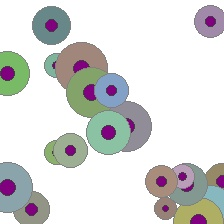
#> input picture test_images/sample.jpg, 224 x 224 px
$ python -i image_processor.py   (imports and definitions only)
#> lines starting #> are read from the running program, lines starting #| are printed output that depends on the picture
import cv2
import numpy as np
from typing import Tuple, List
from pathlib import Path

class ImageProcessor:
    def __init__(self):
        self.target_size = (224, 224)  # Standard input size for many CNN architectures

    def load_image(self, image_path: Path) -> np.ndarray:
        """Load and validate image"""
        image = cv2.imread(str(image_path))
        if image is None:
            raise ValueError(f"Could not load image at {image_path}")
        return cv2.cvtColor(image, cv2.COLOR_BGR2RGB)

    def preprocess(self, image: np.ndarray) -> np.ndarray:
        """Preprocess image for model input"""
        # Resize image
        image = cv2.resize(image, self.target_size)

        # Normalize
        image = image.astype(np.float32) / 255.0

        # Apply contrast enhancement
        lab = cv2.cvtColor(image, cv2.COLOR_RGB2LAB)
#> lab: shape (224, 224, 3) float32; mean of channels 0, 1, 2 85.9, -0.4, 0.9
        l, a, b = cv2.split(lab)
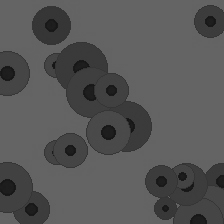
#> l: shape (224, 224) float32; min 19.94, max 100, mean 85.9
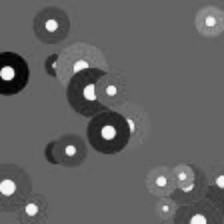
#> a: shape (224, 224) float32; min -40.52, max 62.73, mean -0.4; drawn with min black and max white
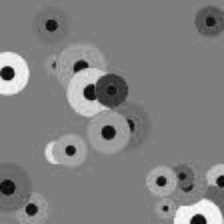
#> b: shape (224, 224) float32; min -41.45, max 42.52, mean 0.9; drawn with min black and max white
        clahe = cv2.createCLAHE(clipLimit=3.0, tileGridSize=(8,8))
        l = clahe.apply(np.uint8(l * 255)) / 255.0
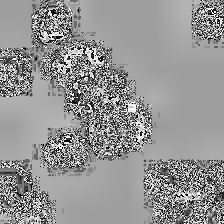
#> l: shape (224, 224) float64; min 0.00392, max 1, mean 0.582
#> (the run stopped early here; a loop or call above may not have finished)
